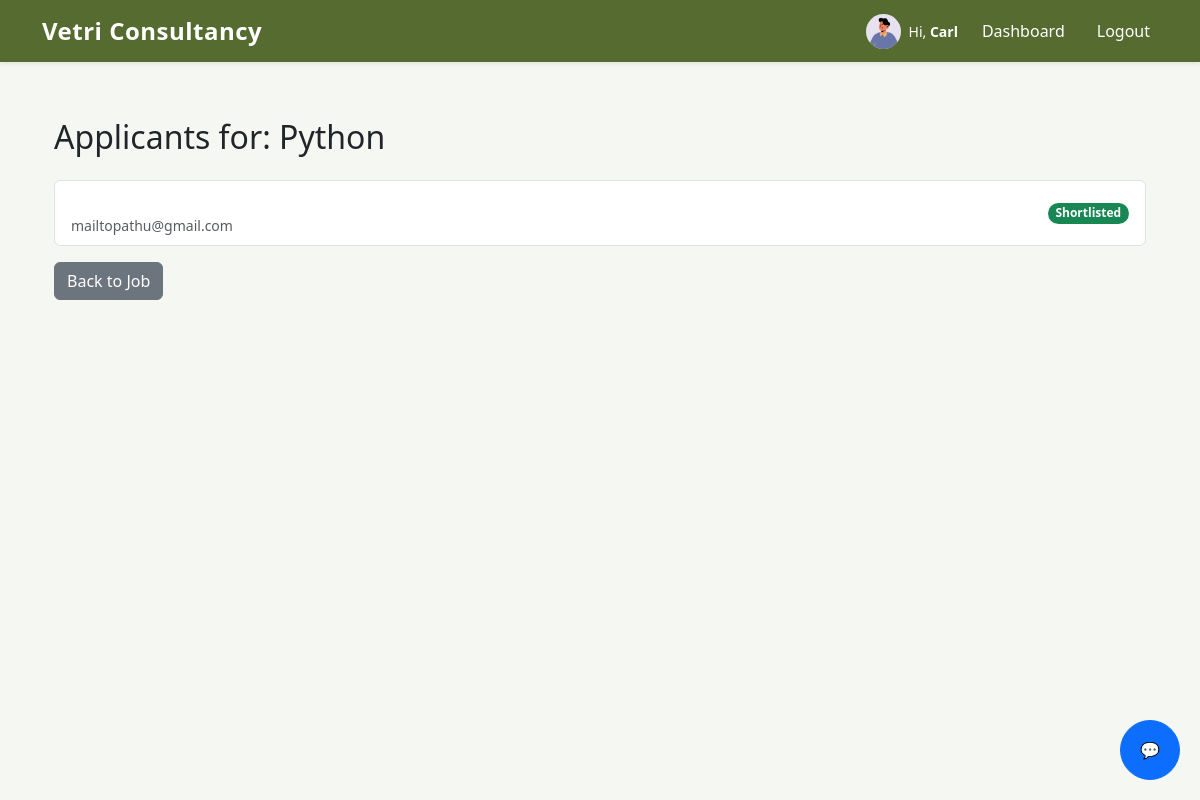
The app's page /jobs/21/applicants/ (signed in) with its own data.
### accounts/models.py (models this page shows, shortened)
class User(AbstractUser):
    ROLE_CHOICES = (
        ('CANDIDATE', 'Candidate'),
        ('CONSULTANT', 'Consultant'),
        ('ADMIN', 'Admin'),
    )
    username = None
    email = models.EmailField(unique=True)
    role = models.CharField(max_length=20, choices=ROLE_CHOICES, default='CANDIDATE')
    USERNAME_FIELD = 'email'
    REQUIRED_FIELDS = []
    objects = CustomUserManager()

### profiles/models.py (models this page shows, shortened)
class ConsultantProfile(models.Model):
    user = models.OneToOneField(
        settings.AUTH_USER_MODEL,
        on_delete=models.CASCADE,
        related_name='consultant_profile'
    )
    first_name = models.CharField(max_length=50, blank=True)
    last_name = models.CharField(max_length=50, blank=True)
    phone = models.CharField(max_length=20, blank=True)
    company = models.CharField(max_length=100, blank=True)
    designation = models.CharField(max_length=100, blank=True)
    profile_image = models.ImageField(
        upload_to=consultant_profile_image_path,
        null=True,
        blank=True
    )
    bio = models.TextField(blank=True, null=True)
    linkedin = models.URLField(blank=True, null=True)
    created_at = models.DateTimeField(default=timezone.now)
    updated_at = models.DateTimeField(auto_now=True)

### jobs/models.py (models this page shows, shortened)
class Job(models.Model):
    JOB_TYPE_CHOICES = (
        ('FT', 'Full Time'),
        ('PT', 'Part Time'),
        ('RM', 'Remote'),
    )
    posted_by = models.ForeignKey(
        settings.AUTH_USER_MODEL,
        on_delete=models.CASCADE,
        related_name='posted_jobs'
    )
    title = models.CharField(max_length=200)
    company = models.CharField(max_length=150)
    location = models.CharField(max_length=150)
    experience = models.PositiveIntegerField(help_text="Experience in years")
    job_type = models.CharField(max_length=2, choices=JOB_TYPE_CHOICES)
    domain = models.CharField(max_length=150, help_text="Eg: Web Development, Data Science")
    skills = models.TextField(help_text="Comma separated skills")
    description = models.TextField()
    posted_on = models.DateTimeField(auto_now_add=True)
    is_active = models.BooleanField(default=True)

class Application(models.Model):
    STATUS_CHOICES = (
        ('PENDING', 'Pending'),
        ('SHORTLISTED', 'Shortlisted'),
        ('REJECTED', 'Rejected'),
    )
    MEETING_STATUS_CHOICES = (
        ('NOT_SCHEDULED', 'Not Scheduled'),
        ('SCHEDULED', 'Scheduled'),
        ('POSTPONED', 'Postponed'),
        ('CANCELLED', 'Cancelled'),
        ('COMPLETED', 'Completed'),
    )
    user = models.ForeignKey(settings.AUTH_USER_MODEL, on_delete=models.CASCADE, related_name='applications')
    job = models.ForeignKey(Job, on_delete=models.CASCADE, related_name='applications')
    resume = models.FileField(upload_to='applications/resumes/')
    cover_letter = models.TextField(blank=True)
    applied_at = models.DateTimeField(auto_now_add=True)
    status = models.CharField(max_length=20, choices=STATUS_CHOICES, default='PENDING')
    meeting_status = models.CharField(max_length=20, choices=MEETING_STATUS_CHOICES, default='NOT_SCHEDULED')
    meeting_datetime = models.DateTimeField(null=True, blank=True)  # NEW
    class Meta:
        unique_together = ('user', 'job')

### jobs/views.py (the view)
# urls.py: path('<int:job_id>/applicants/', applicants_list_view, name='applicants_list'),
@login_required
def applicants_list_view(request, job_id):
    job = get_object_or_404(Job, id=job_id)
    if request.user.role != 'CONSULTANT' or job.posted_by != request.user:
        return HttpResponseForbidden("You are not allowed to view applicants for this job.")
    applications = Application.objects.filter(job=job).select_related('user', 'job').order_by('-applied_at')
    return render(request, 'jobs/applicants_list.html', {
        'job': job,
        'applications': applications
    })

### jobs/templates/jobs/applicants_list.html (shortened to what this page needs)
{% extends "base.html" %}
{% block content %}
<div class="container mt-5">
    <h2 class="mb-4">Applicants for: {{ job.title }}</h2>
    {% if applications %}
        <div class="list-group">
            {% for app in applications %}
                <a href="{% url 'jobs:applicant_detail' app.id %}"
                   class="list-group-item list-group-item-action d-flex justify-content-between align-items-center">
                    <div>
                        <br>
                        <small class="text-muted">{{ app.user.email }}</small>
                    </div>
                    <span class="badge
                        {% if app.status == 'PENDING' %}bg-warning
                        {% elif app.status == 'SHORTLISTED' %}bg-success
                        {% elif app.status == 'REJECTED' %}bg-danger
                        {% endif %} rounded-pill">
                        {% if app.status == 'PENDING' %}
                            Pending
                        {% elif app.status == 'SHORTLISTED' %}
                            Shortlisted
                        {% elif app.status == 'REJECTED' %}
                            Rejected
                        {% endif %}
                    </span>
                </a>
            {% endfor %}
        </div>
    {% else %}
        <p class="text-muted">No applicants yet for this job.</p>
    {% endif %}
    <a href="{% url 'jobs:job_detail' job.id %}" class="btn btn-secondary mt-3">Back to Job</a>
</div>
{% endblock %}

### templates/base.html (shortened to what this page needs)
{% load static %}
<!DOCTYPE html>
<html lang="en">
<head>
    <link rel="stylesheet" href="https://cdn.jsdelivr.net/npm/bootstrap-icons@1.10.5/font/bootstrap-icons.css">
    <link href="https://cdn.jsdelivr.net/npm/bootstrap@5.3.3/dist/css/bootstrap.min.css" rel="stylesheet">
</head>
<body>
    {% if not hide_nav %}
    <nav class="navbar navbar-expand-lg fixed-top shadow-sm">
        <div class="container">
            <a class="navbar-brand logo"
                href="{% if user.is_authenticated %}{% url 'jobs:jobs_list' %}{% else %}{% url 'accounts:login' %}{% endif %}">
                Vetri Consultancy
            </a>
            <div class="collapse navbar-collapse" id="navbarNav">
                <ul class="navbar-nav ms-auto align-items-center gap-3">
                    {% if user.is_authenticated %}
<li class="nav-item d-flex align-items-center gap-2">
    {% if user.role == 'CANDIDATE' %}
        {% if user.profile.profile_image %}
            <img src="{{ user.profile.profile_image.url }}"
                 alt="Profile"
                 class="rounded-circle"
                 width="35"
                 height="35"
                 style="object-fit: cover;">
        {% else %}
            <img src="{% static 'images/default.jpg' %}"
                 alt="Profile"
                 class="rounded-circle"
                 width="35"
                 height="35"
                 style="object-fit: cover;">
        {% endif %}
        <span class="text-white small">
            Hi,
            <strong>{{ user.profile.first_name|default:user.email }}</strong>
            {% if user.subscription.is_pro %}
                <span class="badge bg-warning text-dark ms-1">PRO</span>
            {% else %}
                <span class="badge bg-secondary ms-1">FREE</span>
            {% endif %}
        </span>
    {% elif user.role == 'CONSULTANT' %}
        {% if user.consultant_profile.profile_image %}
            <img src="{{ user.consultant_profile.profile_image.url }}"
                 alt="Profile"
                 class="rounded-circle"
                 width="35"
                 height="35"
                 style="object-fit: cover;">
        {% else %}
        <span class="text-white small">
            Hi,
            <strong>{{ user.consultant_profile.first_name|default:user.email }}</strong>
        </span>
    {% else %}
        <span class="text-white small">
            Hi, <strong>{{ user.email }}</strong>
        </span>
    {% endif %}
</li>
                    <li class="nav-item">
                        <a class="nav-link {% if request.resolver_match.url_name == 'dashboard' and request.resolver_match.app_name == 'accounts' %}active{% endif %}"
                            href="{% url 'accounts:dashboard' %}">
                            Dashboard
                        </a>
                    </li>
                    <li class="nav-item">
                        <form method="post" action="{% url 'accounts:logout' %}">
                            <button type="submit" class="logout-btn nav-link">Logout</button>
                        </form>
                    </li>
                    {% endif %}
                </ul>
            </div>
        </div>
    </nav>
    {% endif %}
    <div class="container">
        {% block content %}{% endblock %}
    </div>
<button id="chatbotBtn" class="btn btn-primary" style="position:fixed; bottom:20px; right:20px; border-radius:50%; width:60px; height:60px;">
    💬
</button>
</body>
</html>

### templates/base.html (style rules this page uses)
body { padding-top: 70px; background-color: #F5F7F2; }
.navbar { background-color: #556B2F !important; }
.navbar .nav-link, .navbar-brand { color: #ffffff !important; font-weight: 500; }
.logo { font-weight: bold; font-size: 1.5rem; letter-spacing: 0.5px; }
.logout-btn { color: #ffffff; background: none; border: none; padding: 0; }

### records on screen
User: consultant_profile.profile_image (picture), consultant_profile.first_name "Carl"
Job: title "Python"
Application: user.email "mailtopathu@gmail.com", status "Shortlisted"
